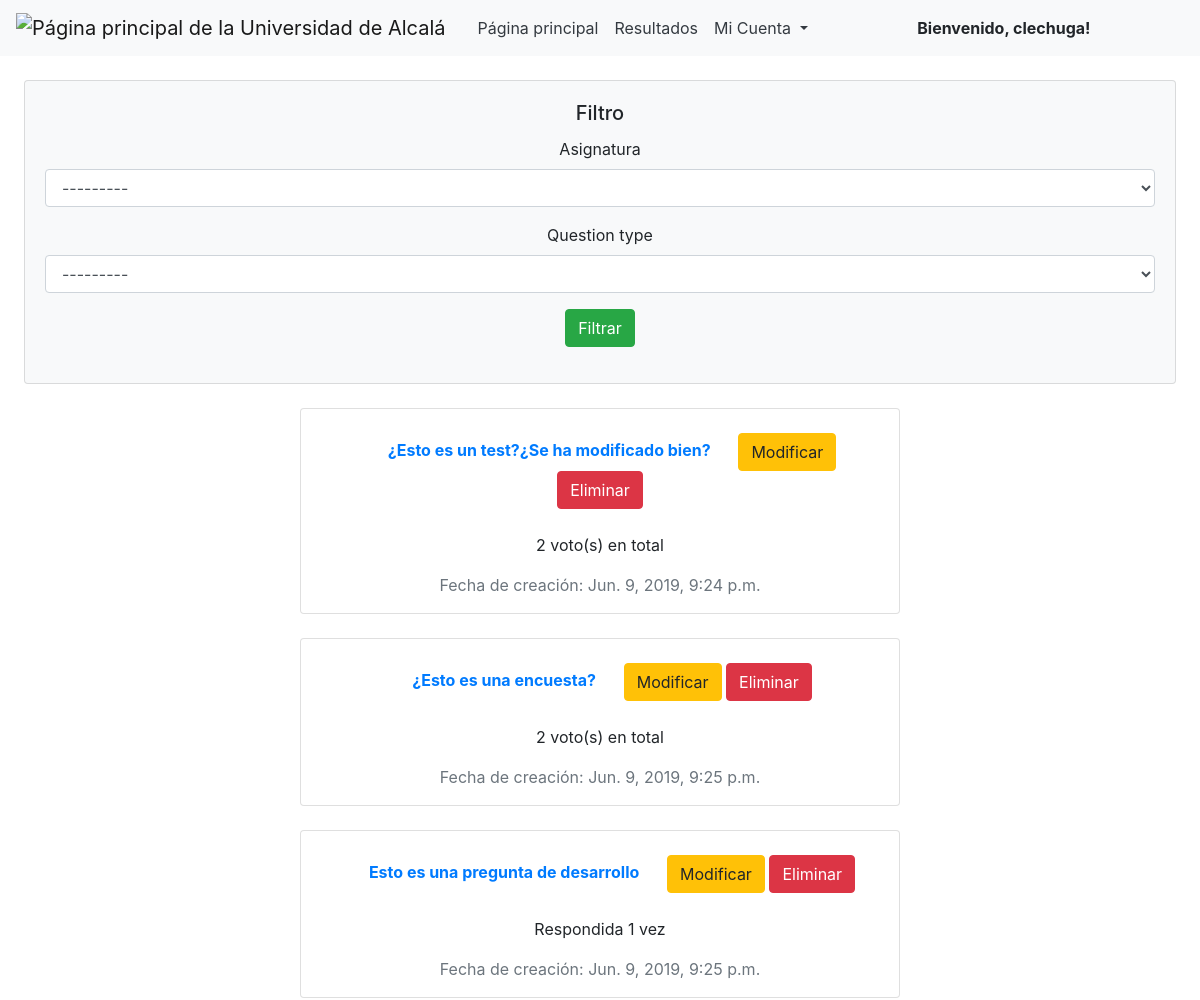
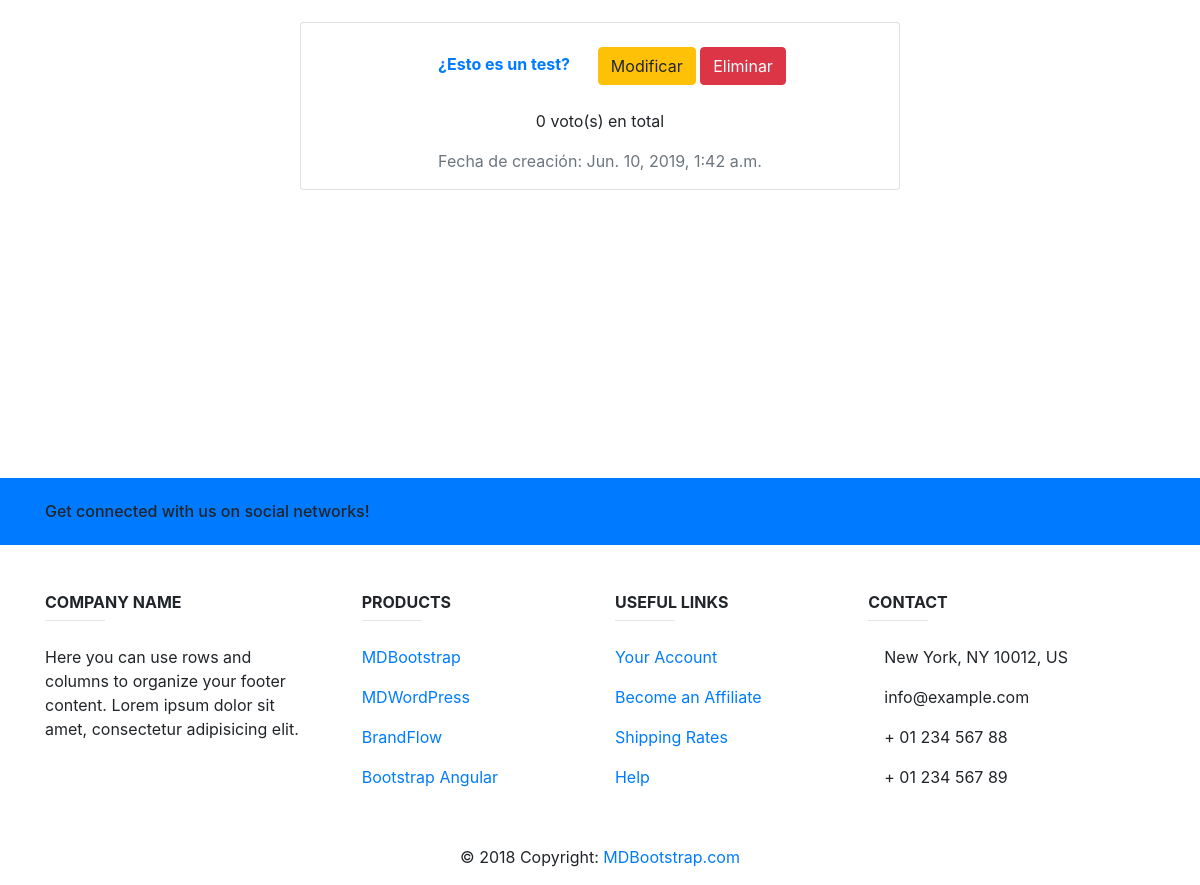
The page /polls/questions_list/ (signed in) on the database its author committed (2 pictures, top to bottom).
### polls/models.py (models this page shows, shortened)
class Question(models.Model):
    question_text = models.CharField(max_length=200)
    id = models.UUIDField(primary_key=True, default=uuid.uuid4, help_text="Identificador unico de la pregunta")
    pub_date = models.DateTimeField(auto_now_add=True)
    asignatura= models.ForeignKey(Asignaturas,on_delete=models.CASCADE)
    creator = models.CharField(max_length=200, null=True, blank=True)
    n_choices = models.IntegerField(null=True, blank=True)
    total_votes = models.IntegerField(null=True, blank=True)
    ENCUESTA = 'E'
    TEST = 'T'
    DESARROLLO = 'D'
    QUESTION_TYPE = (
        (ENCUESTA, 'Encuesta'),
        (TEST, 'Tipo Test'),
        (DESARROLLO, 'Desarrollo'),
    )
    question_type = models.CharField(
        max_length=1,
        choices=QUESTION_TYPE,
        default=ENCUESTA
    )
    def __str__(self):
        return self.question_text

### polls/views.py (the view)
# urls.py: path('questions_list/', views.search, name='search'),
def search(request):
    department = request.user.profile.departamento
    print(request.user.profile.departamento) #Nos aseguramos de que el profesor solo pueda ver las asignaturas de su departamento
    subjects = Asignaturas.objects.filter(departamento = request.user.profile.departamento)
    questions_list= Question.objects.filter(creator = request.user.username)
    question_filter = ChoiceFilter(request.GET, queryset=questions_list)
    all_questions= Question.objects.all()
    for questions in all_questions:
        total_votes = 0
        for choice_list in questions.choice_set.all():
            total_votes += choice_list.votes
        questions.total_votes = total_votes
        questions.save()
    return render(request, 'polls/choice_list.html', {'filter': question_filter})

### polls/models.py (called while the page is built)
    def __str__(self):
        return self.nombre

    def __str__(self):
        return self.nombre

### polls/templates/polls/choice_list.html (shortened to what this page needs)
{% extends 'base.html' %}
{% block content %}
{% load crispy_forms_tags %}
{% if filter %}
<div class="card my-4 mx-4 bg-light ">
  <div class="card-body">
      <h5 class="card-title">Filtro</h5>
<form method="get">
    {{ filter.form|crispy }}
    <button type="submit" class="btn btn-success">Filtrar</button>
</form>
  </div>
</div>
{% for question in filter.qs %}
<div class="container card mt-md-m3 card-block w-50 my-4 ">
    <div class=" p-4">
        {% if question.question_type == 'D' %}
                <a class="p-4 font-weight-bold text-left" href="{% url 'polls:detail_answer_input' question.question_text %}">
            {{ question }}
        </a>
       {% else %}
        <a class="p-4 font-weight-bold text-left" href="{% url 'polls:detail' question.id %}">
            {{ question }}
        </a>
         {% endif %}
        <a href="{% url 'polls:modify_question' question.id %}">
                <button type="button" class="btn btn-warning  text-right " >Modificar</button></a>
        <button type="button" class="btn btn-danger text-right" data-toggle="modal" data-target="#MyModal">Eliminar</button>
    </div>
    {% if question.question_type == 'E' or question.question_type == 'T' %}
        <p> {{ question.total_votes }} voto(s) en total</p>
    {% else %}
    {% if question.total_votes > 1 %}
    <p>Respondida {{ question.total_votes }} veces</p>
    {% else %}
        <p>Respondida {{ question.total_votes }} vez</p>
    {% endif %}
    {% endif %}
    <p class="text-muted">Fecha de creación: {{question.pub_date}}</p>
</div>
{% endfor %}
{% else %}
<div class="alert alert-danger" role="alert">
    <strong>Error!</strong> No ha creado preguntas o encuestas
</div>
{% endif %}
{% endblock %}

### polls/templates/base.html (shortened to what this page needs)
<head>
    <link rel="stylesheet" href="https://maxcdn.bootstrapcdn.com/bootstrap/4.0.0/css/bootstrap.min.css">
</head>
<nav class="navbar navbar-expand-lg navbar-light bg-light">
    <a class="navbar-brand" href="https://uah.es/es/"><img src="https://uah.es/export/sites/uah/.galleries/imagenes-estructura/logo1.png_105938625.png" alt="Página principal de la Universidad de Alcalá"> <span class="sr-only">(current)</span></a>
    <div class="collapse navbar-collapse" id="navbarNavDropdown">
        <li class="nav-item active">
            <a class="nav-link text-dark" href="{% url 'polls:index' %}">Página principal <span class="sr-only">(current)</span></a>
        </li>
        {% if user.is_authenticated %}
        {% if user.is_staff %}
        <li class="nav-item">
            <a class="navbar-nav text-dark" href="{% url 'polls:results' %}">Resultados</a>
        </li>
        {% endif %}
        {% endif %}
        {% if user.is_authenticated %}
        <li class="nav-item dropdown  mr-auto">
            <a class="nav-link dropdown-toggle text-dark" href="#" id="navbarDropdownMenuLink" data-toggle="dropdown" aria-haspopup="true" aria-expanded="false">
                Mi Cuenta
            </a>
        </li>
        <li class="nav-item mr-auto">
            <strong class="navbar-nav " >Bienvenido, {{request.user.username}}!</strong>
        </li>
        {% endif %}
    </div>
</nav>
<body>
<div class="text-center">
    {% block content %}
    {% endblock %}
    <div ><br><br><br><br><br><br><br><br><br><br>
    </div>
</div>
    <footer class="page-footer font-small blue-grey lighten-5 mt-4">
  <div style="background-color: #007bff;">
    <div class="container">
      <div class="row py-4 d-flex align-items-center">
        <div class="col-md-6 col-lg-5 text-center text-md-left mb-4 mb-md-0">
          <h6 class="mb-0">Get connected with us on social networks!</h6>
        </div>
        <div class="col-md-6 col-lg-7 text-center text-md-right">
        </div>
      </div>
    </div>
  </div>
  <div class="container text-center text-md-left mt-5">
    <div class="row mt-3 dark-grey-text">
      <div class="col-md-3 col-lg-4 col-xl-3 mb-4">
        <h6 class="text-uppercase font-weight-bold">Company name</h6>
        <hr class="teal accent-3 mb-4 mt-0 d-inline-block mx-auto" style="width: 60px;">
        <p>Here you can use rows and columns to organize your footer content. Lorem ipsum dolor sit amet,
          consectetur
          adipisicing elit.</p>
      </div>
      <div class="col-md-2 col-lg-2 col-xl-2 mx-auto mb-4">
        <h6 class="text-uppercase font-weight-bold">Products</h6>
        <hr class="teal accent-3 mb-4 mt-0 d-inline-block mx-auto" style="width: 60px;">
        <p>
          <a class="dark-grey-text" href="#!">MDBootstrap</a>
        </p>
        <p>
          <a class="dark-grey-text" href="#!">MDWordPress</a>
        </p>
        <p>
          <a class="dark-grey-text" href="#!">BrandFlow</a>
        </p>
        <p>
          <a class="dark-grey-text" href="#!">Bootstrap Angular</a>
        </p>
      </div>
      <div class="col-md-3 col-lg-2 col-xl-2 mx-auto mb-4">
        <h6 class="text-uppercase font-weight-bold">Useful links</h6>
        <hr class="teal accent-3 mb-4 mt-0 d-inline-block mx-auto" style="width: 60px;">
        <p>
          <a class="dark-grey-text" href="#!">Your Account</a>
        </p>
        <p>
          <a class="dark-grey-text" href="#!">Become an Affiliate</a>
        </p>
        <p>
          <a class="dark-grey-text" href="#!">Shipping Rates</a>
        </p>
        <p>
          <a class="dark-grey-text" href="#!">Help</a>
        </p>
      </div>
      <div class="col-md-4 col-lg-3 col-xl-3 mx-auto mb-md-0 mb-4">
        <h6 class="text-uppercase font-weight-bold">Contact</h6>
        <hr class="teal accent-3 mb-4 mt-0 d-inline-block mx-auto" style="width: 60px;">
        <p>
           New York, NY 10012, US</p>
        <p>
           info@example.com</p>
        <p>
           + 01 234 567 88</p>
        <p>
           + 01 234 567 89</p>
      </div>
    </div>
  </div>
  <div class="footer-copyright text-center text-black-50 py-3">© 2018 Copyright:
    <a class="dark-grey-text" href="https://mdbootstrap.com/education/bootstrap/"> MDBootstrap.com</a>
  </div>
</footer>

### polls/templates/base.html (style rules this page uses)
li { list-style-type: none; }

### rows shown on the page
Question: question_text "¿Esto es un test?¿Se ha modificado bien?", total_votes "2", pub_date "Jun. 9, 2019, 9:24 p.m."
Question: question_text "¿Esto es una encuesta?", total_votes "2", pub_date "Jun. 9, 2019, 9:25 p.m."
Question: question_text "Esto es una pregunta de desarrollo", total_votes "1", pub_date "Jun. 9, 2019, 9:25 p.m."
Question: question_text "¿Esto es un test?", total_votes "0", pub_date "Jun. 10, 2019, 1:42 a.m."

### other values the page prints
{{ request.user.username }} "clechuga"
